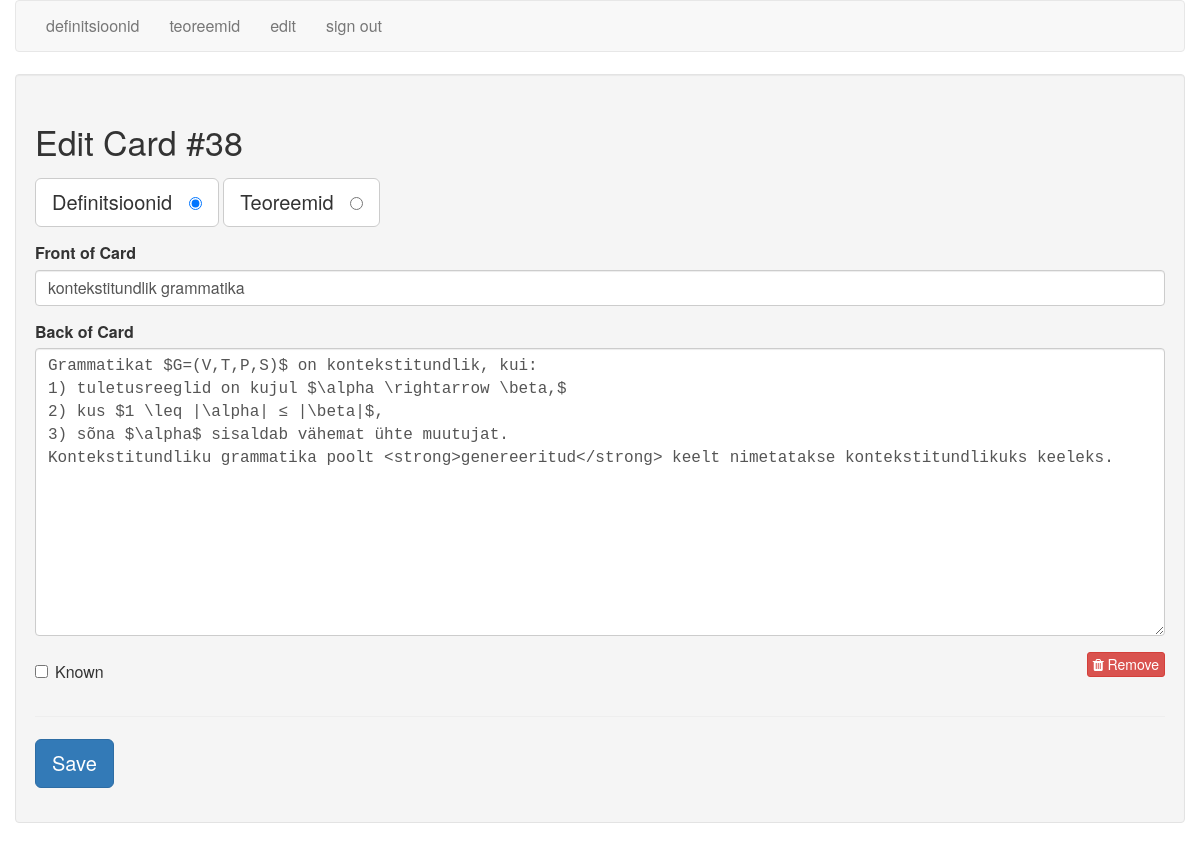
The app's page /edit/38 (signed in) with its own data.
### tables this page shows
CREATE TABLE cards (
  id integer primary key autoincrement,
  type tinyint not null, /* 1 for vocab, 2 for code */
  front text not null,
  back text not null,
  known boolean default 0
);

### flash_cards.py (the view)
@app.route('/edit/<card_id>')
def edit(card_id):
    if not session.get('logged_in'):
        return redirect(url_for('login'))
    db = get_db()
    query = '''
        SELECT id, type, front, back, known
        FROM cards
        WHERE id = ?
    '''
    cur = db.execute(query, [card_id])
    card = cur.fetchone()
    return render_template('edit.html', card=card)

### flash_cards.py (called while the page is built)
def connect_db():
    rv = sqlite3.connect(app.config['DATABASE'])
    rv.row_factory = sqlite3.Row
    return rv

def get_db():
    if not hasattr(g, 'sqlite_db'):
        g.sqlite_db = connect_db()
    return g.sqlite_db

### templates/edit.html (shortened to what this page needs)
{% extends "layout.html" %}
{% block body %}
    <div class="well">
        <h2>Edit Card #{{ card.id }}</h2>
        <form action="{{ url_for('edit_card') }}" method="post" class="cardForm">
            <div class="form-group">
                <label for="general" class="btn btn-default btn-lg">Definitsioonid &nbsp;
                    <input type="radio" name="type" value="1"
                           id="general" {{ "checked" if (card.type == 1) else "" }} />
                </label>
                <label for="code" class="btn btn-default btn-lg">Teoreemid &nbsp;
                    <input type="radio" name="type" value="2" id="code" {{ "checked" if (card.type == 2) else "" }} />
                </label>
            </div>
            <div class="form-group">
                <label for="front">Front of Card</label>
                <input type="text" name="front" id="front" class="form-control" value="{{ card.front|e }}">
            </div>
            <div class="form-group">
                <label for="back">Back of Card</label>
                <textarea name="back"
                          class="form-control"
                          id="back"
                          placeholder="back of card"
                          rows="12">{{ card.back|e }}</textarea>
            </div>
            <div class="row">
                <div class="col-xs-6">
                    <div class="checkbox">
                        <label>
                            <input type="checkbox" name="known"
                                   value="1" {{ "checked" if (card.known == 1) else "" }} /> Known
                        </label>
                    </div>
                </div>
                <div class="col-xs-6 text-right">
                    <a href="{{ url_for('delete', card_id=card.id) }}" class="btn btn-danger btn-xs">
                        <i class="fa fa-trash"></i>
                        Remove
                    </a>
                </div>
            </div>
            <hr/>
            <div class="form-group">
                <button type="submit" class="saveButton btn btn-lg btn-primary">Save</button>
            </div>
        </form>
    </div>
{% endblock %}

### static/style.css (style rules this page uses)
textarea { font-family: monospace; }

### records on screen
cards: id "38", front "kontekstitundlik grammatika", back "Grammatikat $G=(V,T,P,S)$ on kontekstitundlik, kui: 1) tuletusreeglid on kujul $\\alpha \\rightarrow \\beta,$ 2) kus $1 \\leq |\\alpha| ≤ |\\beta|$, 3) sõna $\\alpha$ sisaldab vähemat ühte muutujat. Kontekstitundliku grammatika poolt <strong>genereeritud</strong> keelt nimetatakse kontekstitundlikuks keeleks."
